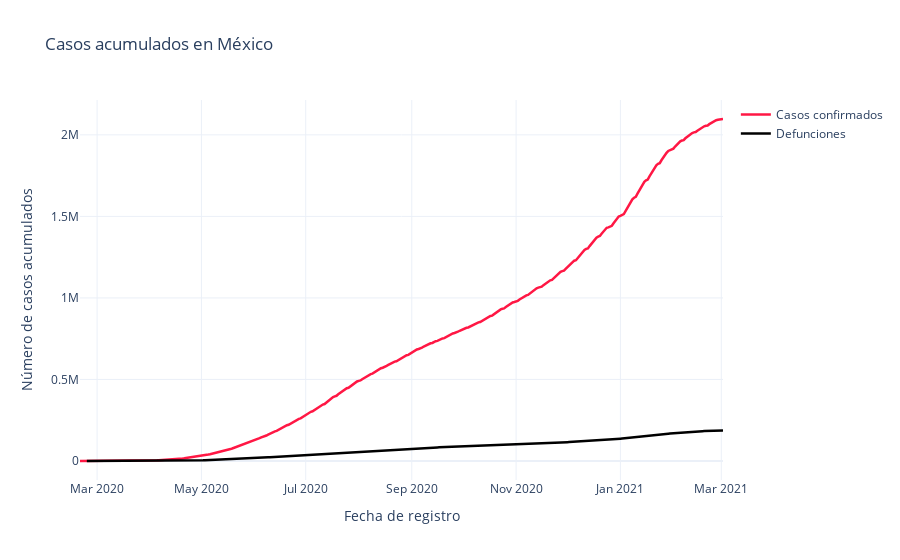

The cell this chart's notebook holds for it:
### Code cell
# Ploting the commulative confirmed and deaths cases ...

def acum_plot(x_conf_data, y_conf_data, x_def_data, y_def_data, region ):
    fig_acum = go.Figure()

    fig_acum.add_trace(go.Scatter(x = x_conf_data, y = y_conf_data,
                    mode = "lines" , line = dict(color = "#ff1744", width = 2.5), name = "Casos confirmados" ))

    fig_acum.add_trace(go.Scatter(x = x_def_data, y = y_def_data,
                    mode = "lines", line = dict(color = "black", width = 2.5), name = "Defunciones "))

    fig_acum.update_xaxes(title = "Fecha de registro")
    fig_acum.update_yaxes(title = "Número de casos acumulados")
    fig_acum.update_layout(title = "Casos acumulados en " + region )
    fig_acum.show()


# fig_acum = go.Figure()

# fig_acum.add_trace(go.Scatter(x = confirmados_por_fecha["fecha_ingreso"], y = confirmados_por_fecha["casos_acumulados"],
#                     mode = "lines" , line = dict(color = "#ff1744", width = 2.5), name = "Casos confirmados" ))

# fig_acum.add_trace(go.Scatter(x = defunciones_por_fecha["fecha_defuncion"], y = defunciones_por_fecha["defunciones_acumuladas"],
#                     mode = "lines", line = dict(color = "black", width = 2.5), name = "Defunciones "))



# fig_acum.update_xaxes(title = "Fecha de registro")
# fig_acum.update_yaxes(title = "Número de casos acumulados")
# fig_acum.update_layout(title = "Casos acumulados en México")
# fig_acum.show()

acum_plot(confirmados_por_fecha["fecha_ingreso"],confirmados_por_fecha["casos_acumulados"],
            defunciones_por_fecha["fecha_defuncion"], defunciones_por_fecha["defunciones_acumuladas"], region = "México" )

### Figure 1 — Plotly figure (JSON) as saved in the notebook; plotly's stock layout.template omitted (floating-point values rounded to 4 significant figures; data arrays with more than 128 entries replaced by an {"elided": "..."} marker saying what was removed)
{"data": [{"line": {"color": "#ff1744", "width": 2.5}, "mode": "lines", "name": "Casos confirmados", "type": "scatter", "x": {"elided": "373 str values"}, "y": {"elided": "373 int values"}}, {"line": {"color": "black", "width": 2.5}, "mode": "lines", "name": "Defunciones ", "type": "scatter", "x": {"elided": "352 str values"}, "y": {"elided": "352 int values"}}], "layout": {"title": {"text": "Casos acumulados en México"}, "xaxis": {"title": {"text": "Fecha de registro"}}, "yaxis": {"title": {"text": "Número de casos acumulados"}}}}
